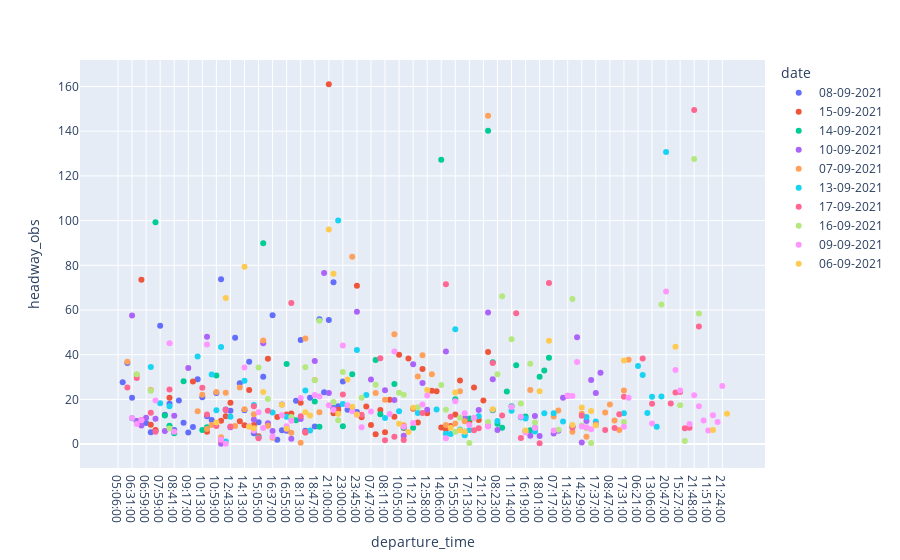

Notebook code cell kept with this figure:
### Code cell
test = res[(res.route_short_name == "7") & (res.stop_id == "5706") & (res.trip_headsign == "VANDERKINDERE")  & (res.date_label == "workdays") & (res.service_id == 237645001)]

def compute_headway(
    df: pd.DataFrame,
    headway_col_name: str = "headway_min",
    time_sec_col_name: str = "time_seconds",
) -> pd.DataFrame:
    df[headway_col_name] = (
        df[time_sec_col_name].sort_values()
        - df[time_sec_col_name].sort_values().shift()
    ) / 60
    return df

test = compute_headway(test, headway_col_name = "headway_obs", time_sec_col_name= "adjusted_arrival_time(ts)")

t_g = test.groupby("date")

dfs = []
for name, group in t_g:
    dfs.append(compute_headway(group.sort_values("time_seconds"), headway_col_name = "headway_obs", time_sec_col_name= "adjusted_arrival_time(ts)"))
    
test = pd.concat(dfs)

fig = px.scatter(
    test.sort_values("time_seconds"),
    x= "departure_time",
    y= "headway_obs",
    color= "date"
)
fig.show()
